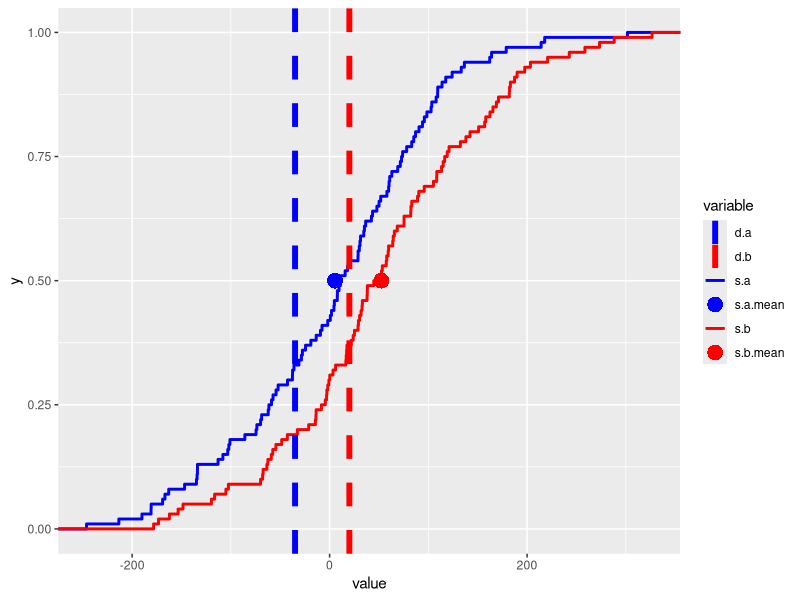

Generate this figure with R:
# This was from an online answer that I think I searched when working with the unknown B sample to do fpkm analysisn and 
# drawing plots. Helped me with having multiple data points on lines

require(ggplot2)
require(reshape2)

s.a = rnorm(100)*100
s.b = rnorm(100)*100+50
d.a = -35
d.b = 20
sdata = data.frame(cbind(s.a,s.b))
ddata = data.frame(cbind(d.a,d.b))
sdata.m = melt(sdata)
ddata.m = melt(ddata)

ggplot(sdata.m, aes(x=value, color=variable,linetype=variable,shape=variable))+
  stat_ecdf(size=1)+
  geom_vline(data=ddata.m,
             aes(xintercept = value,color=variable,linetype=variable,shape=variable),
             size=2) +
  geom_point(aes(x=mean(sdata.m$value[sdata.m$variable=="s.a"]),
                 color="s.a.mean",linetype="s.a.mean",shape="s.a.mean",
                 y=.5),size = 5) +
  geom_point(aes(x=mean(sdata.m$value[sdata.m$variable=="s.b"]),
                 color="s.b.mean",linetype="s.b.mean",shape="s.b.mean",
                 y=.5),size = 5) +
  scale_shape_manual(breaks=c("d.a","d.b","s.a","s.a.mean","s.b","s.b.mean"),
                     values=c(16,16,16,16,16,16)) +
  scale_color_manual(breaks=c("d.a","d.b","s.a","s.a.mean","s.b","s.b.mean"),
                     values=c("blue","red","blue","blue","red","red"))+
  scale_linetype_manual(breaks=c("d.a","d.b","s.a","s.a.mean","s.b","s.b.mean"),
                        values=c(2,2,1,0,1,0))+
  guides(color=guide_legend(override.aes=list(shape=c(NA,NA,NA,16,NA,16))))
